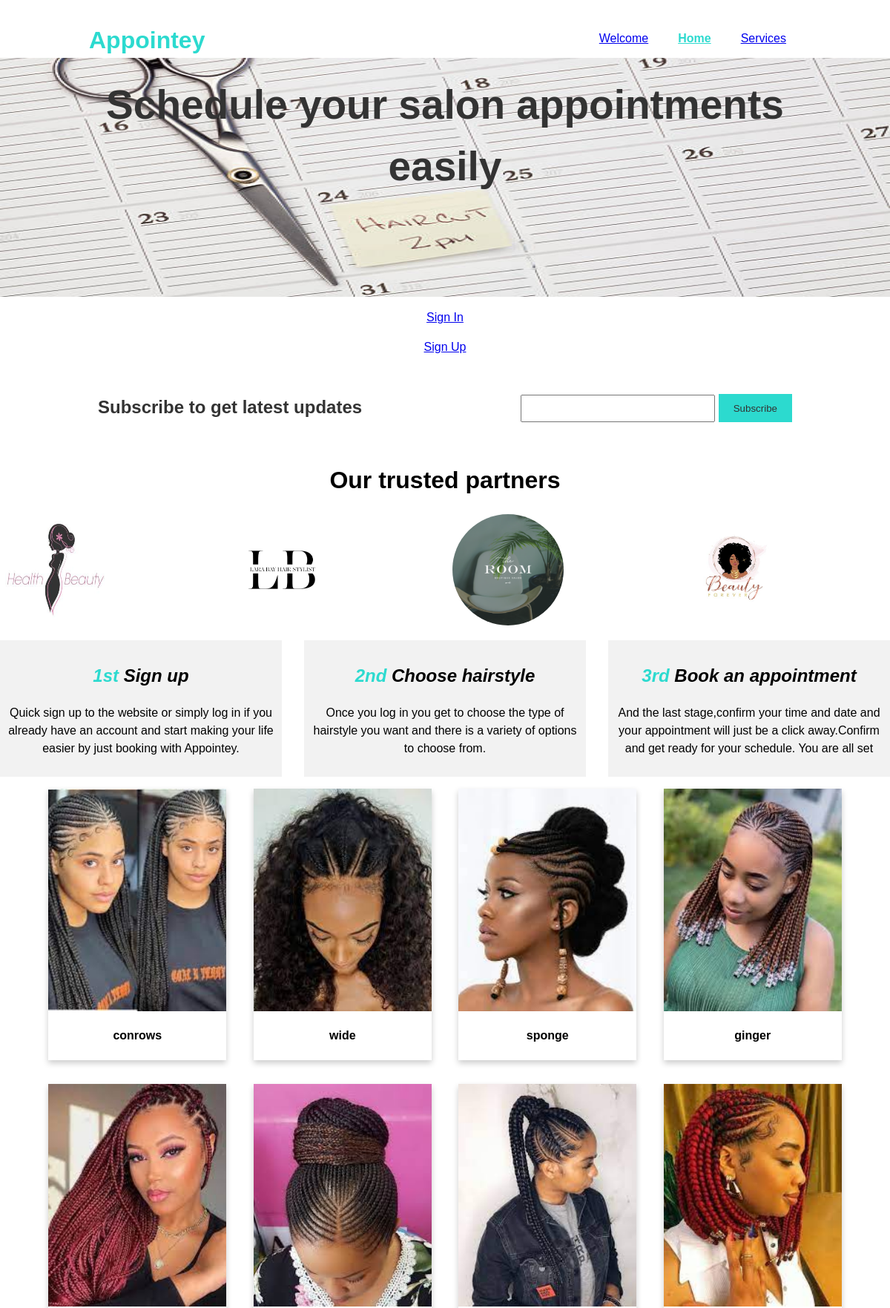
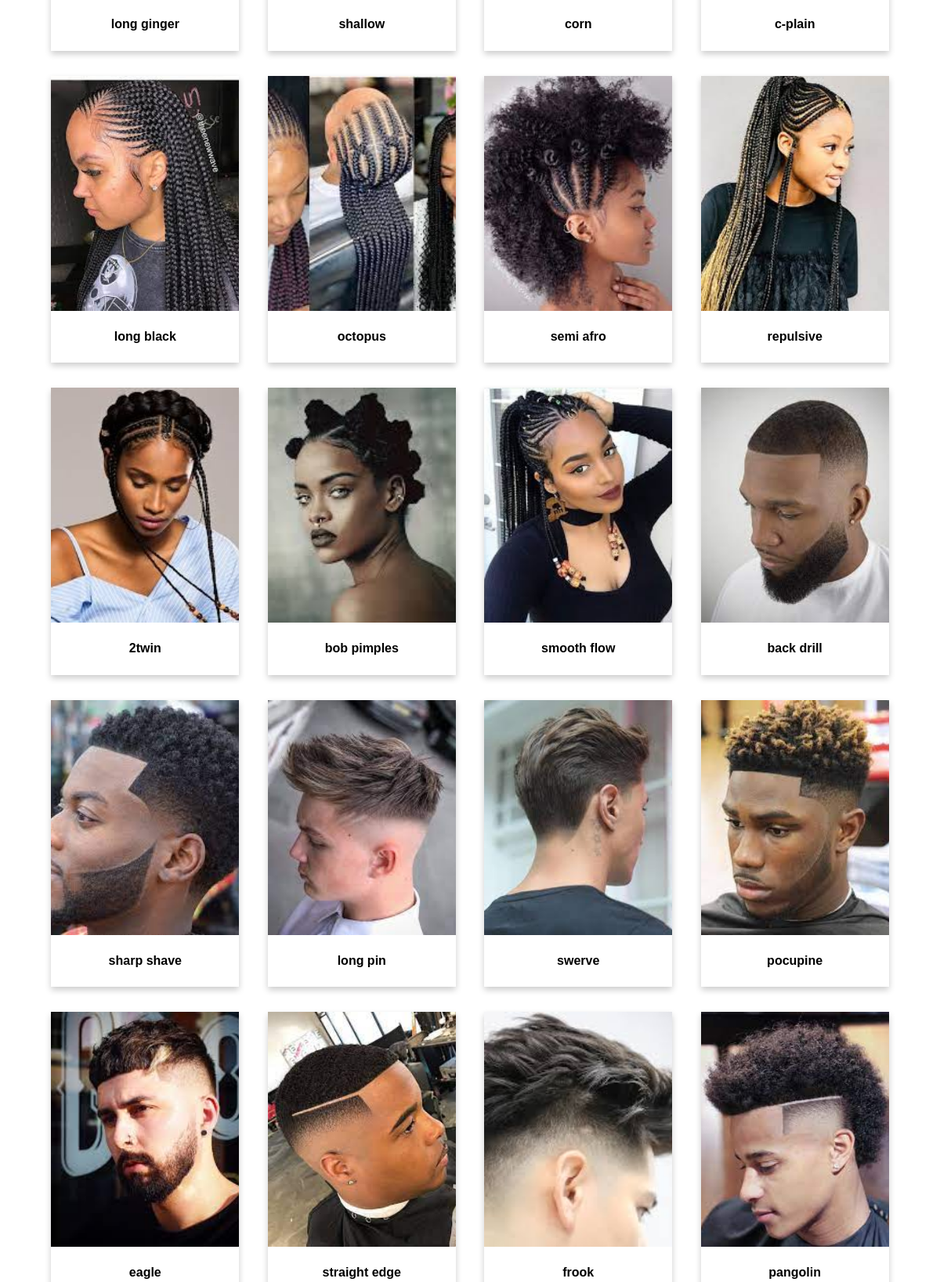
/index (upper part), run on the app's committed database (2 pictures, top to bottom).
### f_pro.py (models this page shows, shortened)
class Hairstyles(db.Model):
    id = db.Column(db.Integer, primary_key=True, unique=True)
    name = db.Column(db.String(50), nullable=False)
    code_name= db.Column(db.String(25), nullable=False)
    price=db.Column(db.String(25), nullable=False)
    date_added=db.Column(db.DateTime, nullable=False, default=datetime.utcnow)

### f_pro.py (the view)
@app.route('/index')
def index():
    if 'email' in session:
        email = session['email']
        return render_template(
            'loggedin.html',
            username=email)
    return login()

### f_pro.py (called while the page is built, shortened)
@app.route('/login', methods = ['GET', 'POST'])
def login():
   front=Hairstyles.query.filter_by().all()
   return render_template('index.html', front=front)

### templates/index.html (shortened to what this page needs)
<!DOCTYPE html>
<html lang="en">
<head>
	<link rel="stylesheet"  href="static/css/keyframes.css">
</head>
<body>
	<header>
		<div class="container">
			<div id="branding">
				<h1>Appointey</h1>
			</div>
			<nav>
				<ul>
                    <li><a href="/welcome">Welcome</a></li>
					<li class="current"><a href="about.html">Home</a></li>
					<li><a href="https://www.salon-services.com/">Services</a></li>
				</ul>
			</nav>
		</div>
	</header>
	<section id="showcase">
		<div class="container">
			<h1>Schedule your salon appointments easily</h1>
		</div>
	</section>
    <p><a href="/signin">Sign In</a></p>
<p><a href="/signup">Sign Up</a></p>
	<section id="newsletter">
		<div class="container">
     <h1>Subscribe to get latest updates</h1>
			<form>
				<input type="email" placeholder name="Enter Email...">
				<button type="submit" class="button2">Subscribe</button>
			</form>
		</div>
	</section>
  <h1>Our trusted partners</h1>
  <section class="collection">
			<div class="nested">
	        <img src="./static/img/c19.jpeg" alt="" width="150" height="150" style="border-radius: 50%;">
          <img src="./static/img/2.jpeg" alt="" width="150" height="150" style="border-radius: 50%;">
          <img src="./static/img/3.jpeg" alt="" width="150" height="150" style="border-radius: 50%;">
          <img src="./static/img/c20.jpeg" alt="" width="150" height="150" style="border-radius: 50%;">
		</div>
  </section>
  <section class=" container-2">
		 <div class="box-6">
        <h1><em><span class ="number">1st</span> Sign up</em></h1>
        <p>Quick sign up to the website or simply log in if you already have an account and start making your life easier by just booking with Appointey.</p>
    </div>
        <div class="box-6">
            <h1><em><span class ="number">2nd</span> Choose hairstyle</em></h1>
            <p>Once you log in you get to choose the type of hairstyle you want and there is a variety of options to choose from.</p>
        </div>
            <div class="box-6">
                <h1><em><span class ="number">3rd</span>  Book an appointment</em></h1>
                <p>And the last stage,confirm your time and date and your appointment will just be a click away.Confirm and get ready for your schedule. You are all set</p>
            </div>
                </section>
{% for row in front %}
    <div class="card">
        <img src="static/gallery/{{row.code_name}}" alt="" style="width:100%">
        <div class="container">
          <h4><b>{{row.name}}</b></h4>
        </div>
      </div>
{% endfor %}
</body>
</html>

### static/css/keyframes.css (style rules this page uses)
body { font-family: Helvetica, sans serif; font-size: 1rem; font-weight: normal; background-color: #ffffff; line-height: 1.5; text-align: center; margin: 0; padding:0; }
.container { width: 80%; margin: auto; overflow:hidden; }
ul { margin: 0; padding: 0; }
.button2 { height:38px; background: #2CDACF; border:0 ; padding-left: 20px; padding-right: 20px; color: #333; }
header { background: #ffffff; color:#2CDACF; padding-top:30px; position: fixed; width: 100%; min-height: 40px; }
header li { float:left; display:inline; padding: 0 20px 0 20px; }
header #branding { float:left; }
header #branding h1 { margin:0; }
header nav { float: right; margin-top:10px; }
header .highlight, header .current a { color:#2CDACF ; font-weight:bold; }
#showcase { min-height: 400px; background: url('../img/cut.jpeg'); background-size: 100% 100%; background-repeat: no-repeat; text-align: center; color:#333; }
#showcase h1 { margin-top: 100px; font-size: 55px; margin-bottom: 10px; }
#newsletter { padding:15px; color:#333; background:#ffffff; }
#newsletter h1 { float: left; }
#newsletter form { float:right; margin-top: 20px; }
#newsletter input[type="email"] { padding:4px; height:25px; width:250px; margin-bottom:10px; }
.nested { display: grid; grid-template-columns: repeat( auto-fit, minmax(150px, 1fr)); grid-gap: 20px; }
.container-2 { display: flex; justify-content: space-between; }
.box-6 { background-color: #f2f2f2; border: 0,5px #ccc solid; padding: 10px; width: 30%; margin-top: 20px }
.number { color:#2CDACF ; }
.card { box-shadow: 0 4px 8px 0 rgba(0,0,0,0.2); transition: 0.3s; width: 20%; margin: 1rem; display: inline-flex; flex-direction: row; flex-wrap:wrap; justify-content: center; }
.card img { width: 100%; height: 25vw; object-fit: cover; }

### data on the page
Hairstyles: code_name (picture), name "conrows"
Hairstyles: code_name (picture), name "wide"
Hairstyles: code_name (picture), name "sponge"
Hairstyles: code_name (picture), name "ginger"
Hairstyles: code_name (picture), name "long ginger"
Hairstyles: code_name (picture), name "shallow"
Hairstyles: code_name (picture), name "corn"
Hairstyles: code_name (picture), name "c-plain"
Hairstyles: code_name (picture), name "long black"
Hairstyles: code_name (picture), name "octopus"
Hairstyles: code_name (picture), name "semi afro"
Hairstyles: code_name (picture), name "repulsive"
Hairstyles: code_name (picture), name "2twin"
Hairstyles: code_name (picture), name "bob pimples"
Hairstyles: code_name (picture), name "smooth flow"
Hairstyles: code_name (picture), name "back drill"
Hairstyles: code_name (picture), name "sharp shave"
Hairstyles: code_name (picture), name "long pin"
Hairstyles: code_name (picture), name "swerve"
Hairstyles: code_name (picture), name "pocupine"
Hairstyles: code_name (picture), name "eagle"
Hairstyles: code_name (picture), name "straight edge"
Hairstyles: code_name (picture), name "frook"
Hairstyles: code_name (picture), name "pangolin"
